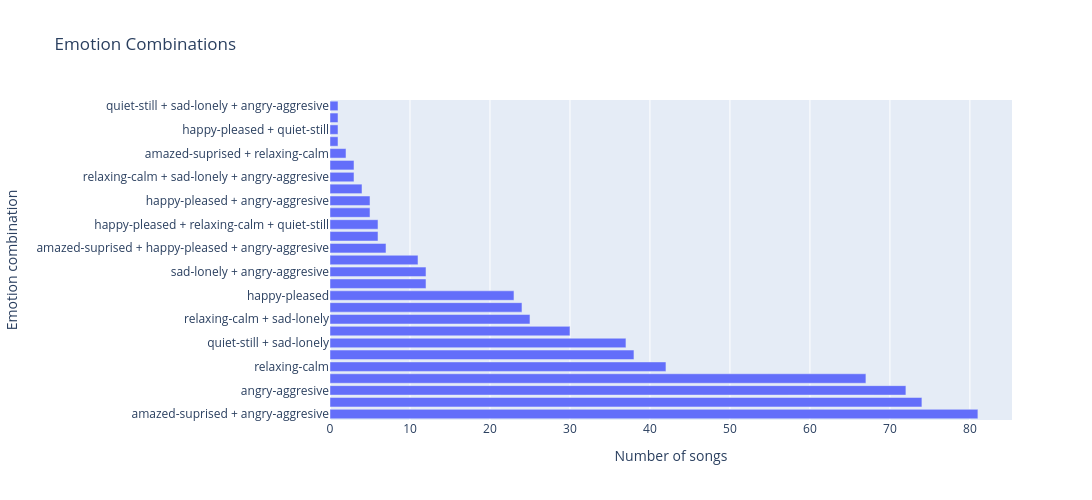

Here is the notebook cell this chart was saved with:
### Code cell
fig = px.bar(
    x=combination_counts.values,
    y=combination_counts.index,
    orientation='h',
    labels={
        'x': 'Number of songs',
        'y': 'Emotion combination'
    },
    title='Emotion Combinations',
    width=1100,
    height=500
)

fig.show()

### Figure 1 — Plotly figure (JSON) as saved in the notebook; plotly's stock layout.template omitted (floating-point values rounded to 4 significant figures)
{"data": [{"alignmentgroup": "True", "hovertemplate": "Number of songs=%{x}<br>Emotion combination=%{y}<extra></extra>", "legendgroup": "", "marker": {"color": "#636efa", "pattern": {"shape": ""}}, "name": "", "offsetgroup": "", "orientation": "h", "showlegend": false, "textposition": "auto", "type": "bar", "x": [81, 74, 72, 67, 42, 38, 37, 30, 25, 24, 23, 12, 12, 11, 7, 6, 6, 5, 5, 4, 3, 3, 2, 1, 1, 1, 1], "xaxis": "x", "y": ["amazed-suprised + angry-aggresive", "happy-pleased + relaxing-calm", "angry-aggresive", "relaxing-calm + quiet-still + sad-lonely", "relaxing-calm", "amazed-suprised + happy-pleased", "quiet-still + sad-lonely", "relaxing-calm + quiet-still", "relaxing-calm + sad-lonely", "amazed-suprised", "happy-pleased", "sad-lonely", "sad-lonely + angry-aggresive", "amazed-suprised + happy-pleased + relaxing-calm", "amazed-suprised + happy-pleased + angry-aggresive", "amazed-suprised + sad-lonely", "happy-pleased + relaxing-calm + quiet-still", "quiet-still", "happy-pleased + angry-aggresive", "amazed-suprised + sad-lonely + angry-aggresive", "relaxing-calm + sad-lonely + angry-aggresive", "relaxing-calm + angry-aggresive", "amazed-suprised + relaxing-calm", "happy-pleased + sad-lonely", "happy-pleased + quiet-still", "relaxing-calm + quiet-still + angry-aggresive", "quiet-still + sad-lonely + angry-aggresive"], "yaxis": "y"}], "layout": {"barmode": "relative", "height": 500, "legend": {"tracegroupgap": 0}, "title": {"text": "Emotion Combinations"}, "width": 1100, "xaxis": {"anchor": "y", "autorange": true, "domain": [0, 1], "range": [0, 85.26], "title": {"text": "Number of songs"}, "type": "linear"}, "yaxis": {"anchor": "x", "autorange": true, "domain": [0, 1], "range": [-0.5, 26.5], "title": {"text": "Emotion combination"}, "type": "category"}}}
